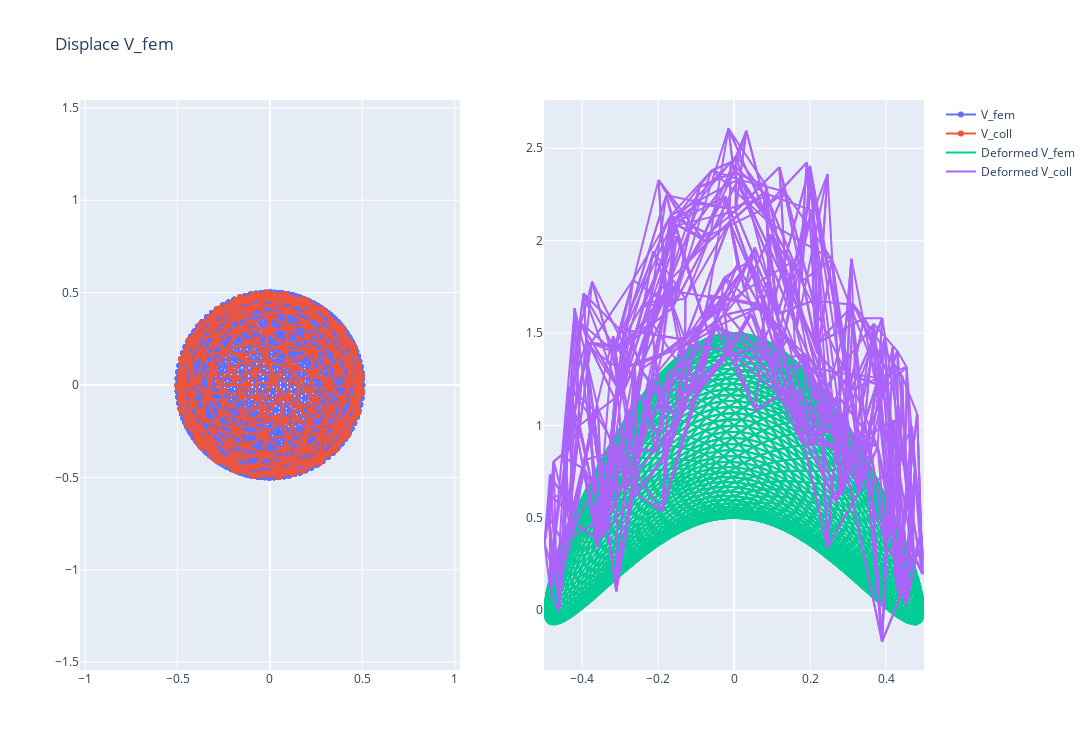

This figure's notebook cell:
### Code cell
X_coll = V_coll + W @ U_fem
X_coll_lumped = V_coll + W_lumped @ U_fem
X_coll_CG = V_coll + W_CG @ U_fem
X_coll_spilu = V_coll + W_spilu @ U_fem
X_fem = V_fem + U_fem

fig = make_subplots(rows=1, cols=2)

fig.add_trace(MeshTrace(V_fem, F_fem, name="V_fem"), row=1, col=1)
fig.add_trace(MeshTrace(V_coll, F_coll, name="V_coll"), row=1, col=1)
fig.add_trace(MeshTrace(X_fem, F_fem,  mode="lines", name="Deformed V_fem"), row=1, col=2)
fig.add_trace(MeshTrace(X_coll, F_coll,  mode="lines", name="Deformed V_coll"), row=1, col=2)
# fig.add_trace(MeshTrace(X_coll_lumped, F_coll,  mode="lines", name="Deformed (lumped) V_coll"), row=1, col=2)
# fig.add_trace(MeshTrace(X_coll_CG, F_coll,  mode="lines", name="Deformed (CG) V_coll"), row=1, col=2)
# fig.add_trace(MeshTrace(X_coll_spilu, F_coll,  mode="lines", name="Deformed (ILU) V_coll"), row=1, col=2)

fig.update_layout(width=1500, height=750, title="Displace V_fem")
fig.update_yaxes(scaleanchor="x", scaleratio=1)

### Figure 1 — Plotly figure (JSON) as saved in the notebook; plotly's stock layout.template omitted (floating-point values rounded to 4 significant figures; data arrays with more than 128 entries replaced by an {"elided": "..."} marker saying what was removed)
{"data": [{"mode": "markers+lines", "name": "V_fem", "type": "scatter", "x": {"elided": "20480 float values"}, "xaxis": "x", "y": {"elided": "20480 float values"}, "yaxis": "y"}, {"mode": "markers+lines", "name": "V_coll", "type": "scatter", "x": {"elided": "1840 float values"}, "xaxis": "x", "y": {"elided": "1840 float values"}, "yaxis": "y"}, {"mode": "lines", "name": "Deformed V_fem", "type": "scatter", "x": {"elided": "20480 float values"}, "xaxis": "x2", "y": {"elided": "20480 float values"}, "yaxis": "y2"}, {"mode": "lines", "name": "Deformed V_coll", "type": "scatter", "x": {"elided": "1840 float values"}, "xaxis": "x2", "y": {"elided": "1840 float values"}, "yaxis": "y2"}], "layout": {"height": 750, "title": {"text": "Displace V_fem"}, "width": 1500, "xaxis": {"anchor": "y", "domain": [0, 0.45]}, "xaxis2": {"anchor": "y2", "domain": [0.55, 1]}, "yaxis": {"anchor": "x", "domain": [0, 1], "scaleanchor": "x", "scaleratio": 1}, "yaxis2": {"anchor": "x2", "domain": [0, 1], "scaleanchor": "x", "scaleratio": 1}}}
